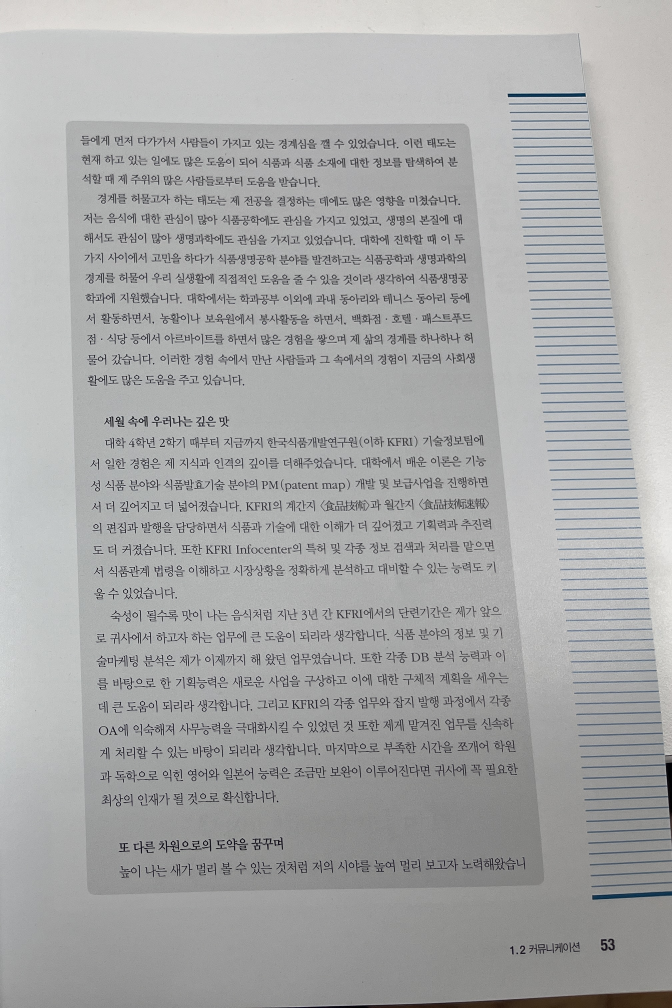
#> input picture onePage/test4_right.jpg, 2016 x 3024 px, found by its file name (shown at 1/3 size)
$ jupyter execute --allow-errors Untitled1.ipynb   (shell and % lines are left out)
#> lines starting #> are read from the running program, lines starting #| are printed output that depends on the picture; after the words box and inside, x2 and y2 are one past the last pixel; in counts of white or black regions, pixels touching at a corner belong together
#> further down, org_image is the input picture: shape (3024, 2016, 3); mean B, G, R 168.4, 168.5, 167.8
[cell 1]
from matplotlib import pyplot as plt
from imutils.perspective import four_point_transform
from imutils.contours import sort_contours
import imutils
from easyocr import Reader
import cv2
import requests
import numpy as np
from PIL import ImageFont, ImageDraw, Image

[cell 2]
# [33 lines left out: function plt_imshow, not called in this run]


def make_scan_image(image, width, ksize=(5,5), min_threshold=75, max_threshold=200):
#> called with width = 500, ksize = (5, 5), min_threshold = 75, max_threshold = 200
  image_list_title = []
  image_list = []

  image = imutils.resize(image, width=width)
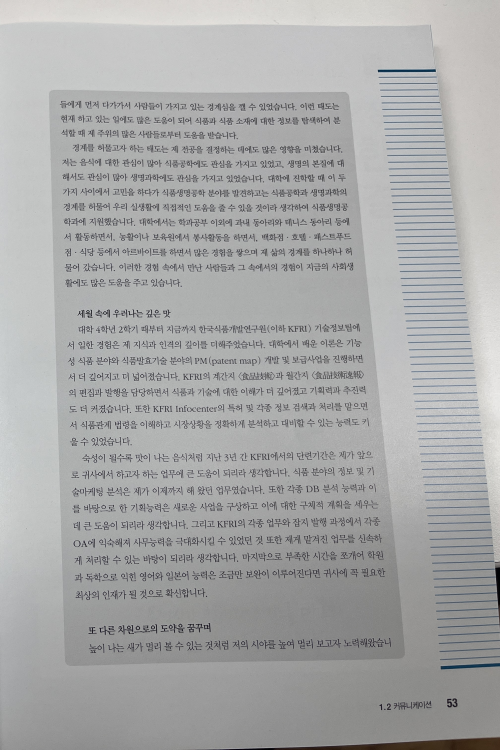
#> image: shape (750, 500, 3); mean of channels 0, 1, 2 168.4, 168.5, 167.8; drawn as B, G, R
  ratio = org_image.shape[1] / float(image.shape[1])
#> ratio = 4.03

  # 이미지를 grayscale로 변환하고 blur를 적용
  # 모서리를 찾기위한 이미지 연산
  gray = cv2.cvtColor(image, cv2.COLOR_BGR2GRAY)
  blurred = cv2.GaussianBlur(gray, ksize, 0)
  edged = cv2.Canny(blurred, min_threshold, max_threshold)
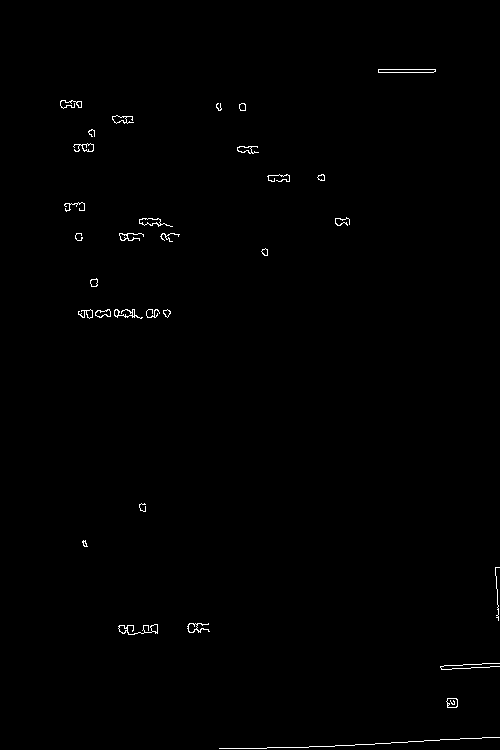
#> edged: shape (750, 500); 0.52% white in thin lines or dots, all inside (x1, y1, x2, y2) = (60, 69, 500, 749)

  image_list_title = ['gray', 'blurred', 'edged']
  image_list = [gray, blurred, edged]

  # contours를 찾아 크기순으로 정렬
  cnts = cv2.findContours(edged.copy(), cv2.RETR_EXTERNAL, cv2.CHAIN_APPROX_SIMPLE)
#> cnts = 31 contours, 13 with area under 20; largest, box (x1, y1, x2, y2) and area: (378, 69, 436, 73) 170, (139, 218, 173, 227) 116, (118, 624, 158, 635) 100, (446, 698, 458, 708) 90, (95, 309, 111, 318) 82
  cnts = imutils.grab_contours(cnts)
  cnts = sorted(cnts, key=cv2.contourArea, reverse=True)

  findCnt = None

  # 정렬된 contours를 반복문으로 수행하며 4개의 꼭지점을 갖는 도형을 검출
  for c in cnts:
    peri = cv2.arcLength(c, True)
    approx = cv2.approxPolyDP(c, 0.02 * peri, True)

    # contours가 크기순으로 정렬되어 있기때문에 제일 첫번째 사각형을 영역으로 판단하고 break
    if len(approx) == 4:
      findCnt = approx
      break
#> this loop made 28 passes
#> (peri, findCnt) on pass 28: (124.9, [[495, 567], [498, 620], [495, 568], [499, 567]])
#> peri on passes 2 to 7: 87.6, 184.8, 37.66, 44.38, 98.91, 84.43


  # 만약 추출한 윤곽이 없을 경우 오류
  if findCnt is None:
    raise Exception(("Could not find outline."))


  output = image.copy()
  cv2.drawContours(output, [findCnt], -1, (0, 255, 0), 2)
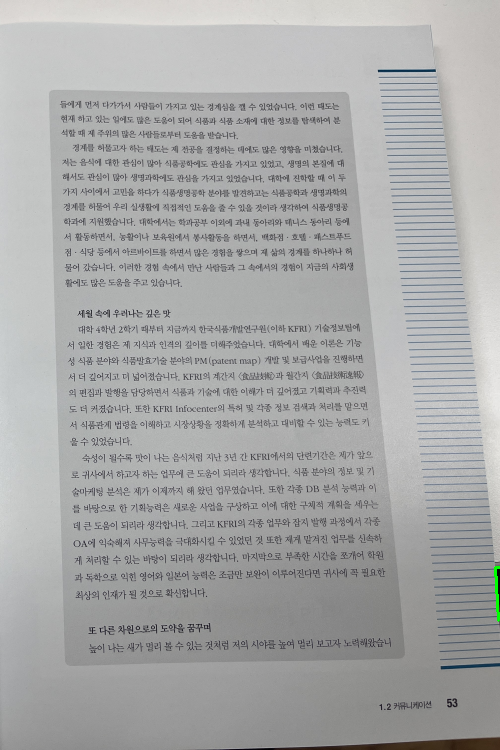
#> output: shape (750, 500, 3); 0.05% of pixels changed, all inside (x1, y1, x2, y2) = (494, 566, 500, 622); drawn as B, G, R

  image_list_title.append("Outline")
  image_list.append(output)

  # 원본 이미지에 찾은 윤곽을 기준으로 이미지를 보정
  transform_image = four_point_transform(org_image, findCnt.reshape(4, 2) * ratio)

  plt_imshow(image_list_title, image_list)
  plt_imshow("Transform", transform_image)

  return transform_image

# [12 lines left out: function putText, not called in this run]

[cell 3]
url = 'https://user-images.githubusercontent.com/69428232/155486780-55525c3c-8f5f-4313-8590-dd69d4ce4111.jpg'

#> (the rest of this cell did not finish here and is left out)

[cell 4]
langs = ['ko', 'en']

print("[INFO] OCR'ing input image...")
#> (the rest of this cell did not finish here and is left out)

#> (a cell that did not finish here is left out)

#> (a cell that did not finish here is left out)

#> (a cell that did not finish here is left out)

#> (a cell that did not finish here is left out)

[cell 9]
import cv2
import numpy as np
import matplotlib.pyplot as plt
from PIL import ImageFont, ImageDraw, Image
import imutils

def four_point_transform(image, pts):
    # 변환할 사각형의 4개 점을 정렬하고 변환 후의 사각형의 크기를 계산
    rect = np.array(pts)
#> rect = [[1995.8, 2286.1], [2007.9, 2499.8], [1995.8, 2290.2], [2012, 2286.1]]
    (tl, tr, br, bl) = rect
#> tl = [1995.8, 2286.1]; tr = [2007.9, 2499.8]; br = [1995.8, 2290.2]; bl = [2012, 2286.1]
    widthA = np.sqrt(((br[0] - bl[0]) ** 2) + ((br[1] - bl[1]) ** 2))
#> widthA = 16.62
    widthB = np.sqrt(((tr[0] - tl[0]) ** 2) + ((tr[1] - tl[1]) ** 2))
#> widthB = 214
    maxWidth = max(int(widthA), int(widthB))
#> maxWidth = 214
    heightA = np.sqrt(((tr[0] - br[0]) ** 2) + ((tr[1] - br[1]) ** 2))
#> heightA = 210
    heightB = np.sqrt(((tl[0] - bl[0]) ** 2) + ((tl[1] - bl[1]) ** 2))
#> heightB = 16.13
    maxHeight = max(int(heightA), int(heightB))
#> maxHeight = 210

    # 변환 후 4개 점의 위치
    dst = np.array([
        [0, 0],
        [maxWidth - 1, 0],
        [maxWidth - 1, maxHeight - 1],
        [0, maxHeight - 1]], dtype = "float32")
#> dst = [[0, 0], [213, 0], [213, 209], [0, 209]]

    # 변환 행렬을 계산하고 적용
    M = cv2.getPerspectiveTransform(rect, dst)
    warped = cv2.warpPerspective(image, M, (maxWidth, maxHeight))

    return warped

# 여기에 이미지 경로를 넣으세요
image_path = 'capstone/onePage/test4_right.jpg'
org_image = cv2.imread(image_path)

# 이미지가 정상적으로 로드되었는지 확인
#> (the rest of this cell did not finish here and is left out)

$ run again, with onePage/left_half.jpg copied over onePage/test4_right.jpg
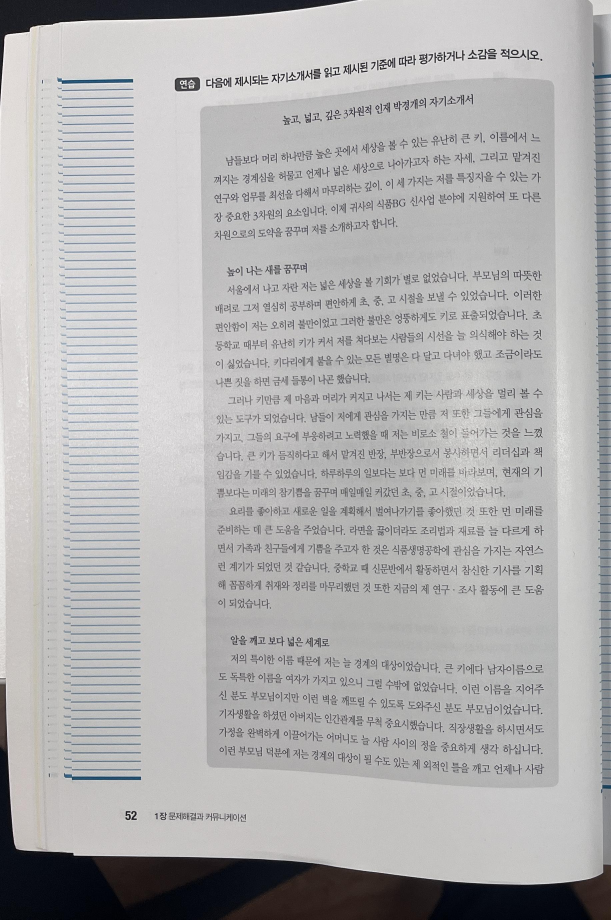
#> input picture onePage/left_half.jpg, 1833 x 2758 px, found by its file name (shown at 1/3 size)
#> org_image is the input picture: shape (2758, 1833, 3); mean B, G, R 176.1, 175.7, 176.4
#> in make_scan_image, `edged = cv2.Canny(blurred, min_threshold, max_threshold)`:
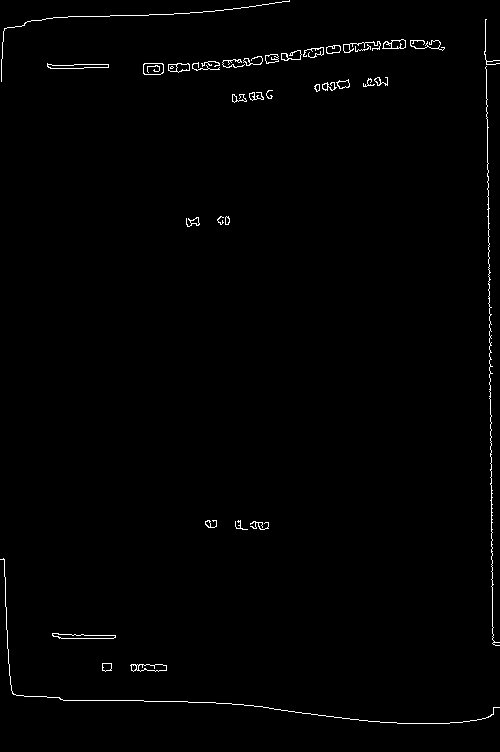
#> edged: shape (752, 500); 0.95% white in thin lines or dots
#> cnts = 36 contours, 14 with area under 20; largest, box (x1, y1, x2, y2) and area: (143, 63, 164, 75) 216, (52, 633, 116, 639) 205, (130, 664, 167, 672) 198, (47, 63, 109, 69) 195, (382, 39, 406, 49) 160
#> the loop in make_scan_image, `for c in cnts:` made 4 passes
#> (peri, findCnt) on pass 4: (130.5, [[47, 63], [50, 68], [108, 67], [108, 64]])
#> in make_scan_image, `cv2.drawContours(output, [findCnt], -1, (0, 255, 0), 2)`:
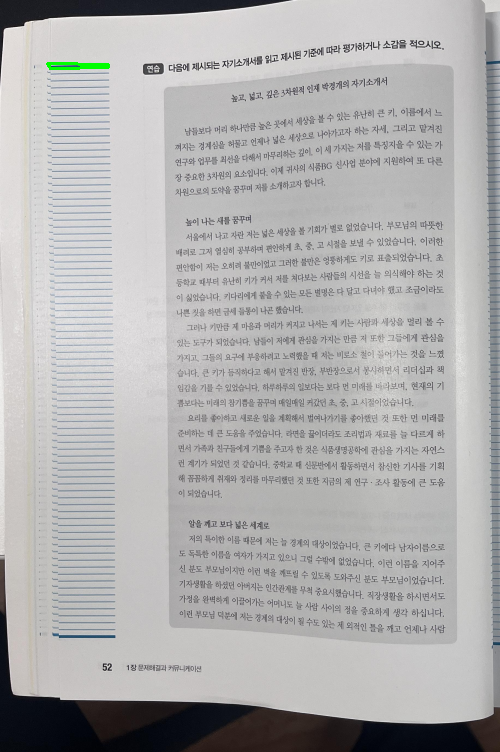
#> output: shape (752, 500, 3); mean of channels 0, 1, 2 176, 175.8, 176.3; drawn as B, G, R
#> rect = [[172.3, 231], [183.3, 249.3], [395.9, 245.6], [395.9, 234.6]]
#> tl = [172.3, 231]; tr = [183.3, 249.3]; br = [395.9, 245.6]; bl = [395.9, 234.6]
#> widthA = 11
#> widthB = 21.38
#> maxWidth = 21
#> heightA = 212.7
#> heightB = 223.7
#> maxHeight = 223
#> dst = [[0, 0], [20, 0], [20, 222], [0, 222]]
